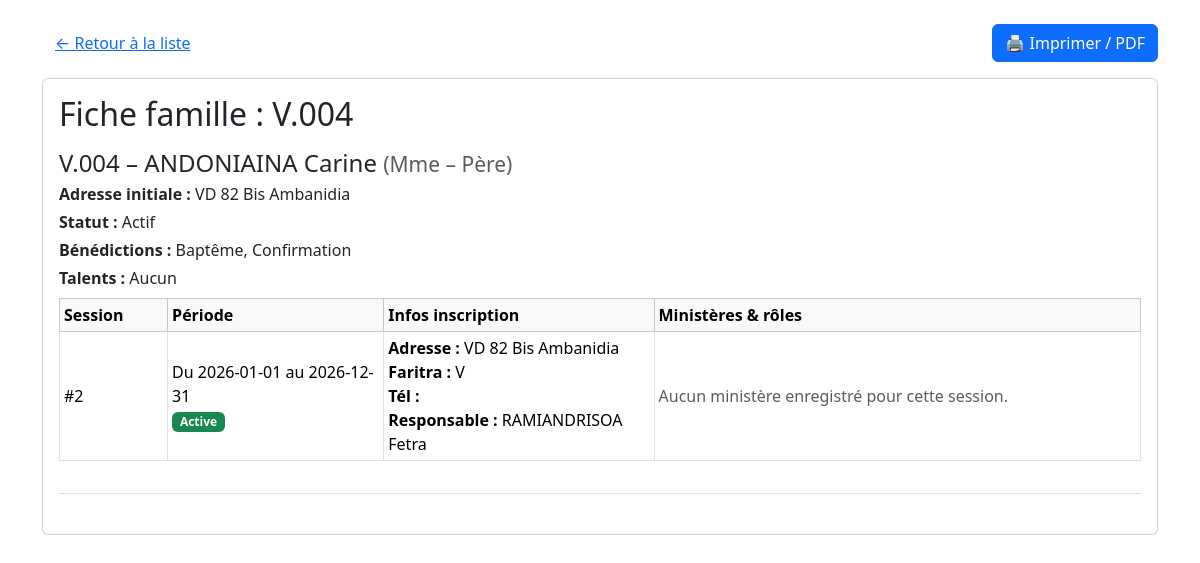
The page /familles/82/fiche on the database its author committed.
### app.py (models this page shows, shortened)
class Famille(db.Model):
    id = db.Column(db.Integer, primary_key=True)
    nom = db.Column(db.String(100), nullable=False)
    membres = db.relationship('Membre', back_populates='famille')

class Membre(db.Model):
    __table_args__ = (
        db.UniqueConstraint('civilite', 'nom', 'date_naissance', name='uq_membre_identite'),
    )
    matricule = db.Column(db.String(20), primary_key=True)
    nom = db.Column(db.String(150), nullable=False)
    famille_id = db.Column(db.Integer, db.ForeignKey('famille.id'))
    famille = db.relationship('Famille', back_populates='membres')
    adresse_initiale = db.Column(db.String(255))
    civilite = db.Column(db.String(20))
    date_naissance = db.Column(db.Date)
    diakona_mpiahy = db.Column(db.String(150))
    type_membre = db.Column(db.String(50))
    confirmation = db.Column(db.Boolean, default=False)
    bapteme = db.Column(db.Boolean, default=False)
    carte = db.Column(db.Boolean, default=False)
    souhait_avoir_carte = db.Column(db.Boolean, default=False)
    date_inscription = db.Column(db.Date, default=date.today)
    date_depart = db.Column(db.Date)
    est_mort = db.Column(db.Boolean, default=False)
    date_mort = db.Column(db.Date)
    date_mise_a_jour = db.Column(db.Date, default=date.today)
    photo = db.Column(db.String(255), nullable=True)       # nom de fichier dans /static/uploads/membres
    commentaire = db.Column(db.Text, nullable=True)
    benedictions = db.relationship('MembreBenediction', back_populates='membre')
    talents = db.relationship('MembreTalent', back_populates='membre')
    inscriptions = db.relationship(
        'InscriptionSession',
        back_populates='membre',
        foreign_keys='InscriptionSession.membre_id'
    )
    ministeres = db.relationship('SessionMinistereMembre', back_populates='membre')
    @property
    def benedictions_noms(self):
        return ", ".join(
            mb.benediction.nom
            for mb in self.benedictions
            if mb.benediction and mb.benediction.nom
        )
    @property
    def talents_noms(self):
        return ", ".join(
            mt.talent.nom
            for mt in self.talents
            if mt.talent and mt.talent.nom
        )

class Benediction(db.Model):
    id = db.Column(db.Integer, primary_key=True)
    nom = db.Column(db.String(100), nullable=False)
    membres = db.relationship('MembreBenediction', back_populates='benediction')

class InscriptionSession(db.Model):
    id = db.Column(db.Integer, primary_key=True)
    session_id = db.Column(db.Integer, db.ForeignKey('session.id'), nullable=False)
    membre_id = db.Column(db.String(20), db.ForeignKey('membre.matricule'), nullable=False)
    adresse = db.Column(db.String(255))
    faritra_id = db.Column(db.Integer, db.ForeignKey('faritra.id'))
    telephone = db.Column(db.String(30))
    responsable_id = db.Column(db.String(20), db.ForeignKey('membre.matricule'))
    session = db.relationship('Session', back_populates='inscriptions')
    membre = db.relationship('Membre', foreign_keys=[membre_id], back_populates='inscriptions')
    faritra = db.relationship('Faritra')
    responsable = db.relationship('Membre', foreign_keys=[responsable_id])

class Session(db.Model):
    id = db.Column(db.Integer, primary_key=True)
    date_debut = db.Column(db.Date, nullable=False)
    date_fin = db.Column(db.Date, nullable=False)
    active = db.Column(db.Boolean, default=True)
    est_cloture = db.Column(db.Boolean, default=False)
    inscriptions = db.relationship('InscriptionSession', back_populates='session')
    ministeres = db.relationship('SessionMinistere', back_populates='session')

class Faritra(db.Model):
    id = db.Column(db.Integer, primary_key=True)
    nom = db.Column(db.String(100), nullable=False)

### app.py (the view)
@app.route('/familles/<int:famille_id>/fiche')
def famille_fiche(famille_id):
    famille = Famille.query.get_or_404(famille_id)
    def ordre_type(m):
        t = (m.type_membre or "").strip().lower()
        if t == "père" or t == "pere":
            return 0
        if t == "mère" or t == "mere":
            return 1
        if t == "enfant":
            return 2
        return 3  # autres types à la fin
    membres = sorted(
        famille.membres,
        key=lambda m: (ordre_type(m), (m.nom or "").lower())
    )
    return render_template('famille_fiche.html', famille=famille, membres=membres)

### app.py (called while the page is built)
@app.context_processor
def utility_processor():
    def url_for_other_page(page):
        """
        Construit l'URL pour une autre page de pagination en conservant :
        - les paramètres de chemin (ex: session_id)
        - les paramètres GET (filtres)
        """
        args = {}
        if request.view_args:
            args.update(request.view_args)          # ex: session_id
        args.update(request.args.to_dict())         # filtres actuels
        args['page'] = page
        return url_for(request.endpoint, **args)
    return dict(url_for_other_page=url_for_other_page)

### templates/famille_fiche.html (shortened to what this page needs)
<!doctype html>
<html lang="fr">
<head>
  <link href="https://cdn.jsdelivr.net/npm/bootstrap@5.3.3/dist/css/bootstrap.min.css" rel="stylesheet">
</head>
<body>
<div class="container my-4">
  <div class="no-print mb-3 d-flex justify-content-between">
    <a href="{{ url_for('liste_membres') }}" class="btn btn-link">&larr; Retour à la liste</a>
    <button class="btn btn-primary" onclick="window.print()">🖨 Imprimer / PDF</button>
  </div>
  <div class="card">
    <div class="card-body">
      <h2 class="mb-3">Fiche famille : {{ famille.nom }}</h2>
      {% if membres %}
        {% for m in membres %}
          <div class="mb-4 pb-3 border-bottom">
            <h4 class="mb-1">
              {{ m.matricule }} – {{ m.nom }}
              <small class="text-muted">
                ({{ m.civilite or 'N/A' }} – {{ m.type_membre or 'Type ?' }})
              </small>
            </h4>
            <p class="mb-1"><strong>Adresse initiale :</strong> {{ m.adresse_initiale or '' }}</p>
            <p class="mb-1">
              <strong>Statut :</strong>
              {% if m.est_mort %}
                Décédé{% if m.date_mort %} ({{ m.date_mort }}){% endif %}
              {% elif m.date_depart %}
                Parti ({{ m.date_depart }})
              {% else %}
                Actif
              {% endif %}
            </p>
            <p class="mb-1">
              <strong>Bénédictions :</strong> {{ m.benedictions_noms or 'Aucune' }}
            </p>
            <p class="mb-2">
              <strong>Talents :</strong> {{ m.talents_noms or 'Aucun' }}
            </p>
            {% if m.inscriptions %}
              <div class="table-responsive">
                <table class="table table-sm table-bordered align-middle">
                  <thead class="table-light">
                    <tr>
                      <th style="width: 10%;">Session</th>
                      <th style="width: 20%;">Période</th>
                      <th style="width: 25%;">Infos inscription</th>
                      <th style="width: 45%;">Ministères & rôles</th>
                    </tr>
                  </thead>
                  <tbody>
                    {% for ins in m.inscriptions|sort(attribute='id', reverse=True) %}
                      {% set s = ins.session %}
                      <tr>
                        <td>
                          {% if s %}
                            #{{ s.id }}
                          {% else %}
                            -
                          {% endif %}
                        </td>
                        <td>
                          {% if s %}
                            Du {{ s.date_debut or '' }} au {{ s.date_fin or '' }}<br>
                            {% if s.active %}
                              <span class="badge bg-success">Active</span>
                            {% endif %}
                          {% endif %}
                        </td>
                        <td>
                          <div><strong>Adresse :</strong> {{ ins.adresse or '' }}</div>
                          <div>
                            <strong>Faritra :</strong>
                            {{ ins.faritra.nom if ins.faritra else '' }}
                          </div>
                          <div><strong>Tél :</strong> {{ ins.telephone or '' }}</div>
                          {% if ins.responsable %}
                            <div><strong>Responsable :</strong> {{ ins.responsable.nom }}</div>
                          {% endif %}
                        </td>
                        <td>
                          {% set has_min = false %}
                          {% if not has_min %}
                            <span class="text-muted">Aucun ministère enregistré pour cette session.</span>
                          {% endif %}
                        </td>
                      </tr>
                    {% endfor %}
                  </tbody>
                </table>
              </div>
            {% else %}
              <p class="text-muted mb-0">
                Aucune session d'inscription enregistrée pour ce membre.
              </p>
            {% endif %}
          </div>
        {% endfor %}
      {% else %}
        <p class="text-muted">Aucun membre pour cette famille.</p>
      {% endif %}
    </div>
  </div>
</div>
</body>
</html>

### rows shown on the page
Famille: nom "V.004"
Membre: matricule "V.004", nom "ANDONIAINA Carine", civilite "Mme", type_membre "Père", adresse_initiale "VD 82 Bis Ambanidia", est_mort "Actif", nom "Baptême, Confirmation", talents_noms "Aucun"
InscriptionSession: adresse "VD 82 Bis Ambanidia", faritra "V", responsable.nom "RAMIANDRISOA Fetra"

### other values the page prints
{{ s.id }} "2"
{{ s.date_debut or '' }} "2026-01-01"
{{ s.date_fin or '' }} "2026-12-31"
